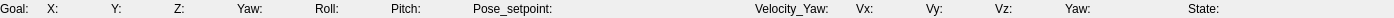
       <widget class="QWidget" name="widget_9" native="true">
        <property name="minimumSize">
         <size>
          <width>0</width>
          <height>18</height>
         </size>
        </property>
        <property name="maximumSize">
         <size>
          <width>16777215</width>
          <height>18</height>
         </size>
        </property>
        <layout class="QHBoxLayout" name="horizontalLayout_11">
         <property name="leftMargin">
          <number>0</number>
         </property>
         <property name="topMargin">
          <number>0</number>
         </property>
         <property name="rightMargin">
          <number>0</number>
         </property>
         <property name="bottomMargin">
          <number>0</number>
         </property>
         <item>
          <widget class="QLabel" name="label_8">
           <property name="minimumSize">
            <size>
             <width>41</width>
             <height>0</height>
            </size>
           </property>
           <property name="maximumSize">
            <size>
             <width>41</width>
             <height>16777215</height>
            </size>
           </property>
           <property name="text">
            <string>Goal:</string>
           </property>
          </widget>
         </item>
         <item>
          <widget class="QLabel" name="label_23">
           <property name="text">
            <string>X:</string>
           </property>
          </widget>
         </item>
         <item>
          <widget class="QLabel" name="goal_x_label">
           <property name="minimumSize">
            <size>
             <width>40</width>
             <height>0</height>
            </size>
           </property>
           <property name="maximumSize">
            <size>
             <width>40</width>
             <height>16777215</height>
            </size>
           </property>
           <property name="text">
            <string/>
           </property>
          </widget>
         </item>
         <item>
          <widget class="QLabel" name="label_28">
           <property name="text">
            <string>Y:</string>
           </property>
          </widget>
         </item>
         <item>
          <widget class="QLabel" name="goal_y_label">
           <property name="minimumSize">
            <size>
             <width>40</width>
             <height>0</height>
            </size>
           </property>
           <property name="maximumSize">
            <size>
             <width>40</width>
             <height>16777215</height>
            </size>
           </property>
           <property name="text">
            <string/>
           </property>
          </widget>
         </item>
         <item>
          <widget class="QLabel" name="label_26">
           <property name="text">
            <string>Z:</string>
           </property>
          </widget>
         </item>
         <item>
          <widget class="QLabel" name="goal_z_label">
           <property name="minimumSize">
            <size>
             <width>40</width>
             <height>0</height>
            </size>
           </property>
           <property name="maximumSize">
            <size>
             <width>40</width>
             <height>16777215</height>
            </size>
           </property>
           <property name="text">
            <string/>
           </property>
          </widget>
         </item>
         <item>
          <widget class="QLabel" name="label_22">
           <property name="text">
            <string>Yaw:</string>
           </property>
          </widget>
         </item>
         <item>
          <widget class="QLabel" name="goal_yaw_label">
           <property name="minimumSize">
            <size>
             <width>40</width>
             <height>0</height>
            </size>
           </property>
           <property name="maximumSize">
            <size>
             <width>16777215</width>
             <height>40</height>
            </size>
           </property>
           <property name="text">
            <string/>
           </property>
          </widget>
         </item>
         <item>
          <widget class="QLabel" name="label_32">
           <property name="text">
            <string>Roll:</string>
           </property>
          </widget>
         </item>
         <item>
          <widget class="QLabel" name="goal_roll_label">
           <property name="minimumSize">
            <size>
             <width>40</width>
             <height>0</height>
            </size>
           </property>
           <property name="maximumSize">
            <size>
             <width>40</width>
             <height>16777215</height>
            </size>
           </property>
           <property name="text">
            <string/>
           </property>
          </widget>
         </item>
         <item>
          <widget class="QLabel" name="label_34">
           <property name="text">
            <string>Pitch:</string>
           </property>
          </widget>
         </item>
         <item>
          <widget class="QLabel" name="goal_pitch_label">
           <property name="minimumSize">
            <size>
             <width>40</width>
             <height>0</height>
            </size>
           </property>
           <property name="maximumSize">
            <size>
             <width>40</width>
             <height>16777215</height>
            </size>
           </property>
           <property name="text">
            <string/>
           </property>
          </widget>
         </item>
         <item>
          <widget class="QLabel" name="label_36">
           <property name="text">
            <string>Pose_setpoint:</string>
           </property>
          </widget>
         </item>
         <item>
          <widget class="QLabel" name="pose_setpoint_label">
           <property name="minimumSize">
            <size>
             <width>150</width>
             <height>0</height>
            </size>
           </property>
           <property name="maximumSize">
            <size>
             <width>150</width>
             <height>16777215</height>
            </size>
           </property>
           <property name="text">
            <string/>
           </property>
          </widget>
         </item>
         <item>
          <spacer name="horizontalSpacer_6">
           <property name="orientation">
            <enum>Qt::Horizontal</enum>
           </property>
           <property name="sizeHint" stdset="0">
            <size>
             <width>40</width>
             <height>20</height>
            </size>
           </property>
          </spacer>
         </item>
         <item>
          <widget class="QLabel" name="label_27">
           <property name="minimumSize">
            <size>
             <width>95</width>
             <height>0</height>
            </size>
           </property>
           <property name="maximumSize">
            <size>
             <width>95</width>
             <height>16777215</height>
            </size>
           </property>
           <property name="text">
            <string>Velocity_Yaw:</string>
           </property>
          </widget>
         </item>
         <item>
          <widget class="QLabel" name="label_25">
           <property name="text">
            <string>Vx:</string>
           </property>
          </widget>
         </item>
         <item>
          <widget class="QLabel" name="velocity_yaw_vx_label">
           <property name="minimumSize">
            <size>
             <width>40</width>
             <height>0</height>
            </size>
           </property>
           <property name="maximumSize">
            <size>
             <width>40</width>
             <height>16777215</height>
            </size>
           </property>
           <property name="text">
            <string/>
           </property>
          </widget>
         </item>
         <item>
          <widget class="QLabel" name="label_17">
           <property name="text">
            <string>Vy:</string>
           </property>
          </widget>
         </item>
         <item>
          <widget class="QLabel" name="velocity_yaw_vy_label">
           <property name="minimumSize">
            <size>
             <width>40</width>
             <height>0</height>
            </size>
           </property>
           <property name="maximumSize">
            <size>
             <width>40</width>
             <height>16777215</height>
            </size>
           </property>
           <property name="text">
            <string/>
           </property>
          </widget>
         </item>
         <item>
          <widget class="QLabel" name="label">
           <property name="text">
            <string>Vz:</string>
           </property>
          </widget>
         </item>
         <item>
          <widget class="QLabel" name="velocity_yaw_vz_label">
           <property name="minimumSize">
            <size>
             <width>40</width>
             <height>0</height>
            </size>
           </property>
           <property name="maximumSize">
            <size>
             <width>40</width>
             <height>16777215</height>
            </size>
           </property>
           <property name="text">
            <string/>
           </property>
          </widget>
         </item>
         <item>
          <widget class="QLabel" name="label_31">
           <property name="minimumSize">
            <size>
             <width>45</width>
             <height>0</height>
            </size>
           </property>
           <property name="maximumSize">
            <size>
             <width>45</width>
             <height>16777215</height>
            </size>
           </property>
           <property name="text">
            <string>Yaw:</string>
           </property>
          </widget>
         </item>
         <item>
          <widget class="QLabel" name="velocity_yaw_yaw_label">
           <property name="minimumSize">
            <size>
             <width>40</width>
             <height>0</height>
            </size>
           </property>
           <property name="maximumSize">
            <size>
             <width>40</width>
             <height>16777215</height>
            </size>
           </property>
           <property name="text">
            <string/>
           </property>
          </widget>
         </item>
         <item>
          <widget class="QLabel" name="label_35">
           <property name="minimumSize">
            <size>
             <width>20</width>
             <height>0</height>
            </size>
           </property>
           <property name="maximumSize">
            <size>
             <width>20</width>
             <height>16777215</height>
            </size>
           </property>
           <property name="text">
            <string/>
           </property>
          </widget>
         </item>
         <item>
          <widget class="QLabel" name="label_20">
           <property name="minimumSize">
            <size>
             <width>50</width>
             <height>0</height>
            </size>
           </property>
           <property name="maximumSize">
            <size>
             <width>50</width>
             <height>16777215</height>
            </size>
           </property>
           <property name="text">
            <string>State:</string>
           </property>
          </widget>
         </item>
         <item>
          <widget class="QLabel" name="label_staue">
           <property name="minimumSize">
            <size>
             <width>150</width>
             <height>0</height>
            </size>
           </property>
           <property name="maximumSize">
            <size>
             <width>150</width>
             <height>16777215</height>
            </size>
           </property>
           <property name="text">
            <string/>
           </property>
          </widget>
         </item>
        </layout>
       </widget>
